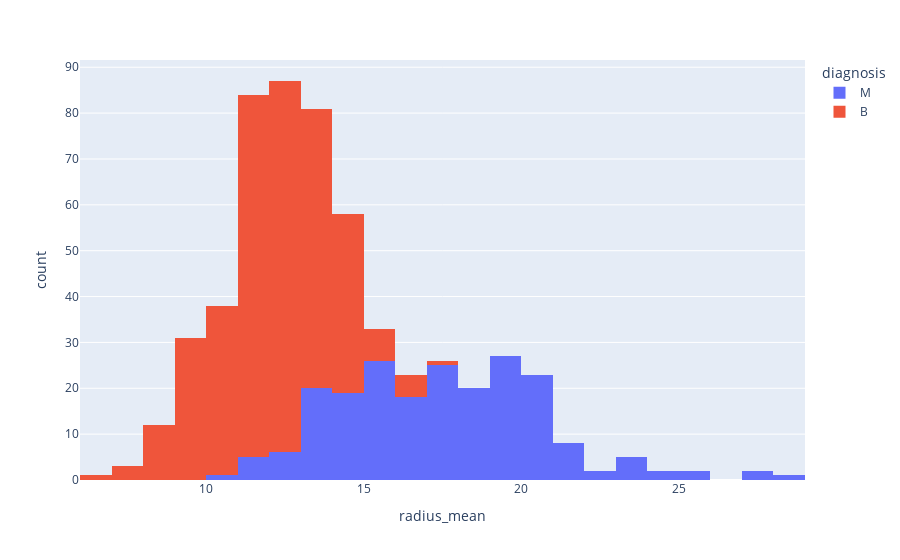

Notebook code for this chart:
### Code cell
px.histogram(df, x = "radius_mean", color = 'diagnosis')

### Figure 1 — Plotly figure (JSON) as saved in the notebook; plotly's stock layout.template omitted (floating-point values rounded to 4 significant figures; data arrays with more than 128 entries replaced by an {"elided": "..."} marker saying what was removed)
{"data": [{"bingroup": "x", "hovertemplate": "diagnosis=M<br>radius_mean=%{x}<br>count=%{y}<extra></extra>", "legendgroup": "M", "marker": {"color": "#636efa", "pattern": {"shape": ""}}, "name": "M", "orientation": "v", "showlegend": true, "type": "histogram", "x": {"elided": "212 float values"}, "xaxis": "x", "yaxis": "y"}, {"bingroup": "x", "hovertemplate": "diagnosis=B<br>radius_mean=%{x}<br>count=%{y}<extra></extra>", "legendgroup": "B", "marker": {"color": "#EF553B", "pattern": {"shape": ""}}, "name": "B", "orientation": "v", "showlegend": true, "type": "histogram", "x": {"elided": "357 float values"}, "xaxis": "x", "yaxis": "y"}], "layout": {"barmode": "relative", "legend": {"title": {"text": "diagnosis"}, "tracegroupgap": 0}, "margin": {"t": 60}, "xaxis": {"anchor": "y", "domain": [0, 1], "title": {"text": "radius_mean"}}, "yaxis": {"anchor": "x", "domain": [0, 1], "title": {"text": "count"}}}}
